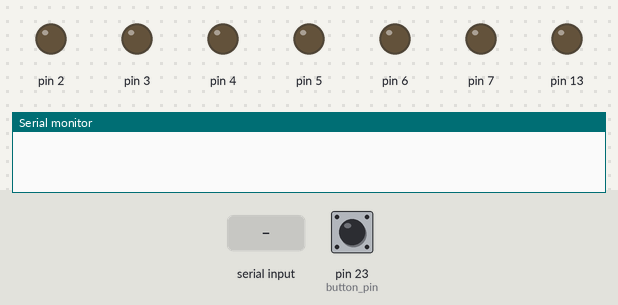
A sketch run on a simulated Arduino Mega 2560, built with avr-gcc and run on an emulated ATmega2560. Parts: output pins drawn as LEDs (lit = HIGH), the last lines printed to the serial monitor. Dashed ring = blinking. The inputs (shaded band) are chosen by the test bench; at power-on: pin 23 (button_pin) LOW. EEPROM starts erased.

Above: at 0.1 s.
At 2.2 s:
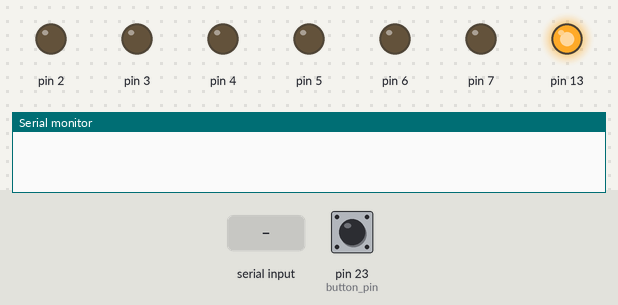
2.3 s: "w" received over the second serial link
At 12.67 s:
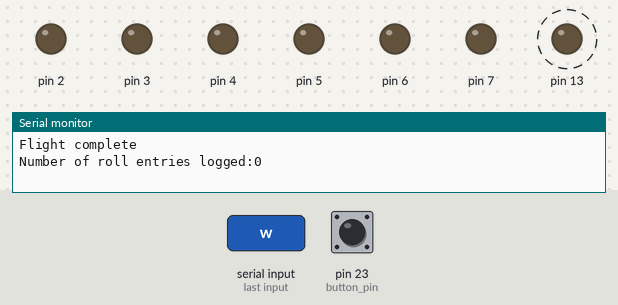
Timing chart, 0 to 14.2 s (numbered marks = the images above; inputs shaded):
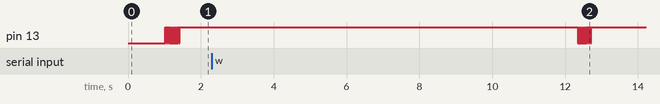

The sketch:

Parafoil_Realtime_Control_Datalogging.ino
```cpp
#include <Stepper.h>
#include <EEPROM.h>
#include "EEPROMAnything.h"
#include <SoftwareSerial.h>
//#include <Adafruit_Sensor.h>
//#include <Adafruit_LSM303_U.h>
//#include <Adafruit_BMP085_U.h>
//#include <Adafruit_L3GD20_U.h>
//#include <Adafruit_10DOF.h>
//#include <i2c_t3.h>

#define button_pin 23

/* SD Init info */
//File myFile;
//const int chipSelect = 4; // depends on how you wire the SD card

/* Assign a unique ID to the sensors */
//Adafruit_10DOF                dof   = Adafruit_10DOF();
//Adafruit_LSM303_Accel_Unified accel = Adafruit_LSM303_Accel_Unified(30301);
//Adafruit_LSM303_Mag_Unified   mag   = Adafruit_LSM303_Mag_Unified(30302);
//Adafruit_BMP085_Unified       bmp   = Adafruit_BMP085_Unified(18001);
SoftwareSerial XBee(8, 9); // RX, TX

/*
 *  Basic parafoil breaking test.
 *  December 2015
 *  Authors: Andrew Milich and John Dean
 */

const int stepsPerRevolution = 2048;
boolean button_not_pressed_state = LOW;
double pull_revs = 0.3;
int stepper_speed = 15;
int num_blinks = 10; // # of times to blink
int final_delay = 1000; // final delay before moving motors
unsigned long flight_start_time;
unsigned long most_recent_log = 0;
short int log_number;

Stepper m1(stepsPerRevolution, 0, 2, 1, 3);
Stepper m2(stepsPerRevolution, 4, 6, 5, 7);

/*
 * Number of steps: 2,048
 */

// Set button pin, LED pin to output/
void setup() {
  Serial.begin(9600);
  XBee.begin(9600);

  delay(1000);

  XBee.println("\nSystem initializing\n\n");
  // put your setup code here, to run once:
  pinMode(button_pin, INPUT);
  pinMode(13, OUTPUT);

  // set stepper speed
  m1.setSpeed(stepper_speed);
  m2.setSpeed(stepper_speed);

  // initSensors(); // default library; in next tab
}

// Break only once

boolean flight_begin = true;
boolean break_complete = false;
// Loop until button press
void loop() {
  if (!flight_begin) {
    digitalWrite(13, HIGH);
  }
  if (flight_begin) {
    log_number = 0;
    // waits for button push, then blinks 10 times in 5 seconds
    for (int ii = 0; ii < num_blinks; ii ++) {
      digitalWrite(13, HIGH);
      delay(20);
      digitalWrite(13, LOW);
      delay(20);
    }
    digitalWrite(13, HIGH);
    flight_start_time = millis();
    XBee.write("Type 'w' to start flight \n");
    while (true) {
      if (XBee.available()) {
        char cmd = XBee.read();
        if (cmd == 'w') {
          break;
        }
      }
    }
    XBee.write("\nFlight start.\n");
    long sTime = millis();
    while (millis() < sTime + 10000) {
      if (XBee.available()) {
        int num = 16;
        char cmd = XBee.read();
        if (cmd == 'w') {
          //XBee.write("left turn \n");
          m1.step(num);
        } else if (cmd == 's') {
          m1.step(-1*num);
        } else if (cmd == 'r') {
          m2.step(-num);
        } else if (cmd == 'f') {
          m2.step(num);
        } else if (cmd == 'e') {
          m1.step(num);
          m2.step(-num);
        } else if (cmd == 'd') {
          m1.step(-num);
          m2.step(num);
        }
      }
    }

    steppersOff();

    EEPROM_writeAnything(0, log_number);
    Serial.println(F("Flight complete"));
    Serial.print(F("Number of roll entries logged:"));
    Serial.print(log_number);
    Serial.println(F(""));
    // flight_begin = false; // PUT THIS BACK
  }
  if (digitalRead(button_pin) == HIGH) {
    flight_begin = true;
    break_complete = false;
  }
  if (Serial.available()) {
    Serial.println(F("Printing data from previous flight"));
    delay(500);
    short num_entries;
    EEPROM_readAnything(0, num_entries);
    Serial.print(num_entries);
    Serial.println(F(" entries were stored last flight"));
    for (int ii = 0; ii < num_entries; ii ++) {
      short currentData;
      EEPROM_readAnything(ii * 2, currentData);
      Serial.println(currentData);
    }
    Serial.read();
  }
}

void executeManeuver(bool m1s, bool m2s, double pullRevs) {
  int stepSize = 5;
  int step1 = 5;
  int step2 = -5;
  if (m1s == false) {
    step1 *= -1;
  }
  if (m2s == false) {
    step2 *= -1;
  }
  for (int ii = 0; ii < int(stepsPerRevolution * pullRevs); ii += stepSize) {
    if (m1s) {
      m1.step(step1);
    }
    if (m2s) {
      m2.step(step2);
    }
  }
}

void steppersOff() {
  for (int ii = 0; ii < 8; ii++) {
    pinMode(ii, OUTPUT);
    digitalWrite(ii, LOW);
  }
  Stepper m1(stepsPerRevolution, 0, 2, 1, 3);
  Stepper m2(stepsPerRevolution, 4, 6, 5, 7);
  m1.setSpeed(stepper_speed);
  m2.setSpeed(stepper_speed);
}

long unsigned int flightTime() {
  return millis() - flight_start_time;
}
```

EEPROMAnything.h
```cpp
#include <EEPROM.h>
#include <Arduino.h>  // for type definitions

template <class T> int EEPROM_writeAnything(int ee, const T& value)
{
    const byte* p = (const byte*)(const void*)&value;
    unsigned int i;
    for (i = 0; i < sizeof(value); i++)
          EEPROM.write(ee++, *p++);
    return i;
}

template <class T> int EEPROM_readAnything(int ee, T& value)
{
    byte* p = (byte*)(void*)&value;
    unsigned int i;
    for (i = 0; i < sizeof(value); i++)
          *p++ = EEPROM.read(ee++);
    return i;
}
```

ten_dof.ino
```cpp
//void initSensors() {
//  Serial.println("Sensors Initializing");
//  if (!accel.begin()) {
//    /* There was a problem detecting the LSM303 ... check your connections */
//    Serial.println("Ooops, no LSM303 detected ... Check your wiring!");
//    while (1);
//  }
//  if (!mag.begin()) {
//    /* There was a problem detecting the LSM303 ... check your connections */
//    Serial.println("Ooops, no LSM303 detected ... Check your wiring!");
//    while (1);
//  }
//  if (!bmp.begin()) {
//    /* There was a problem detecting the BMP180 ... check your connections */
//    Serial.println("Ooops, no BMP180 detected ... Check your wiring!");
//    while (1);
//  }
//  Serial.println("Sensors Initialized");
//  sensors_event_t accel_event;
//  sensors_vec_t   orientation;
//}

//void logRoll(){
//  if((flightTime() - most_recent_log) > 100){
//    sensors_event_t accel_event;
//    sensors_vec_t   orientation;
//    accel.getEvent(&accel_event);
//    if (dof.accelGetOrientation(&accel_event, &orientation))
//    {
//      short roll = (short)(orientation.roll*10);
//      Serial.print(F("Roll: "));
//      Serial.print(roll);
//      Serial.print(F("; "));
//      Serial.println(F(""));
//      EEPROM_writeAnything((1+log_number) * 2, roll);
//      most_recent_log = flightTime();
//      log_number++;
//    }
//  }
//}
```

Measured:
- after the input at 2.3 s, pin 13: alternates HIGH for 0.02 s and LOW for 0.02 s, 20 changes in all, then stays HIGH, starting after 10.0 s
- by itself, pin 13: alternates HIGH for 0.02 s and LOW for 0.02 s, 21 changes in all, then stays HIGH
